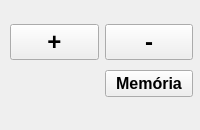
<?xml version="1.0" encoding="UTF-8"?>
<ui version="4.0">
 <class>MainWindow</class>
 <widget class="QMainWindow" name="MainWindow">
  <property name="geometry">
   <rect>
    <x>0</x>
    <y>0</y>
    <width>200</width>
    <height>130</height>
   </rect>
  </property>
  <property name="minimumSize">
   <size>
    <width>200</width>
    <height>130</height>
   </size>
  </property>
  <property name="maximumSize">
   <size>
    <width>200</width>
    <height>130</height>
   </size>
  </property>
  <property name="windowTitle">
   <string>MainWindow</string>
  </property>
  <widget class="QWidget" name="centralwidget">
   <widget class="QWidget" name="gridLayoutWidget">
    <property name="geometry">
     <rect>
      <x>10</x>
      <y>20</y>
      <width>183</width>
      <height>82</height>
     </rect>
    </property>
    <layout class="QGridLayout" name="gridLayout">
     <item row="0" column="0">
      <widget class="QPushButton" name="bt_mais">
       <property name="font">
        <font>
         <pointsize>18</pointsize>
         <weight>75</weight>
         <bold>true</bold>
        </font>
       </property>
       <property name="text">
        <string>+</string>
       </property>
      </widget>
     </item>
     <item row="0" column="1">
      <widget class="QPushButton" name="bt_menos">
       <property name="font">
        <font>
         <pointsize>18</pointsize>
         <weight>75</weight>
         <bold>true</bold>
        </font>
       </property>
       <property name="text">
        <string>-</string>
       </property>
      </widget>
     </item>
     <item row="1" column="1">
      <widget class="QPushButton" name="bt_memoria">
       <property name="font">
        <font>
         <pointsize>12</pointsize>
         <weight>75</weight>
         <bold>true</bold>
        </font>
       </property>
       <property name="text">
        <string>Memória</string>
       </property>
      </widget>
     </item>
    </layout>
   </widget>
  </widget>
 </widget>
 <resources/>
 <connections/>
</ui>
